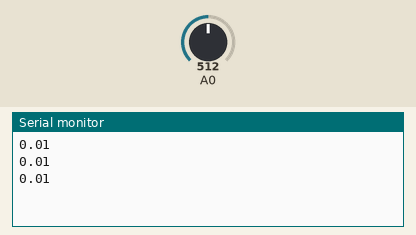
A sketch run on a simulated Arduino Uno, built with avr-gcc and run on an emulated ATmega328P. On the bench: the last lines printed to the serial monitor. The inputs (shaded band) are chosen by the test bench; at power-on: A0 = 512.

Above: at 1.2 s.
1.3 s: A0 set to 716
At 2.0 s:
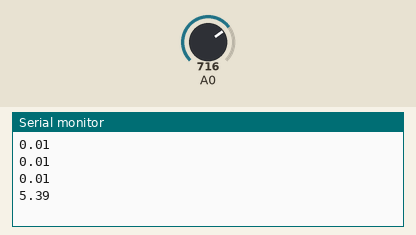
2.8 s: A0 set to 900
At 3.5 s:
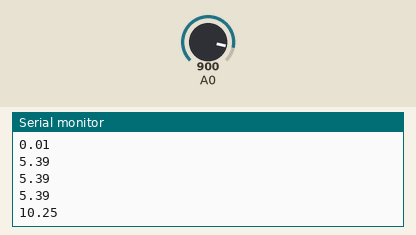
Timing chart, 0 to 5.8 s (numbered marks = the images above; inputs shaded):
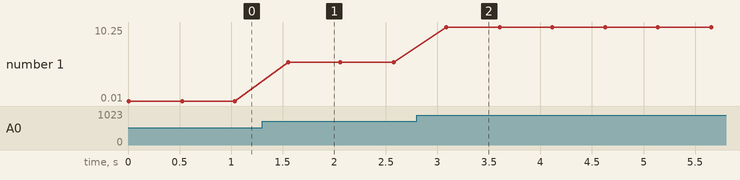

Measured:
- after the input at 1.3 s, the serial monitor: prints a new line after 0.25 s (image 1)
- after the input at 2.8 s, the serial monitor: prints a new line after 0.29 s (image 2)
- plotted number 1: 0.01 → 5.39 after the input at 1.3 s, 5.39 → 10.25 after the input at 2.8 s

The sketch:

currentSensor.ino
```cpp
#include "ACS712.h"


static ACS712* amp_read;
void setup()
{
  amp_read = new ACS712(A0);
  Serial.begin(9600);  // sets the serial port to 9600
}

void loop()
{

  Serial.println(amp_read->get_current());
  delay(500);                        // wait 100ms for next reading
   Serial.println(amp_read->get_current(100));
  delay(500);
}
```

ACS712.cpp
```cpp
#include "ACS712.h"
ACS712::ACS712(int pin)
{
	this->pin = pin;
}
void ACS712::set_analog(int anal)
{
	this->pin = anal;
}
float ACS712::get_current()
{
	return get_current(50);
}
float ACS712::get_current(int iterations)
{
	float average = 0.0f;
	for(int i = 0; i < iterations; i++)
		//values calculated from data sheet
		average += (.0264 * analogRead(this->pin) -13.51) / iterations;

	return average;
}
```

ACS712.h
```cpp
#ifndef acs
#define acs
#include "Arduino.h"
class ACS712
{

	private:
		int pin;

	public:
	/*
	* 	Set's up the current sensor
	* 	@param pin - set the analog pin that ACS712 is connected to
	*/
	ACS712(int pin);
	/*
	*	reset the analog port
	* 	@param anal - the desired analog port
	*/
	void set_analog(int anal);
	/*
	*	get_current reads the analog port the number of iterations and finds the average
	* 	Iterations is defaulted to be 50.  If this is the value of iterations, get_currents will
	*	read the analog port 50 times and return the average reading.
	*
	*/
	float get_current();

	/*
	*	get_current reads the analog port the number of iterations and finds the average
	* 	Iterations is defaulted to be 50.  If this is the value of iterations, get_currents will
	*	read the analog port 50 times and return the average reading.
	*
	*/
	float get_current(int iterations);
};
#endif
```
